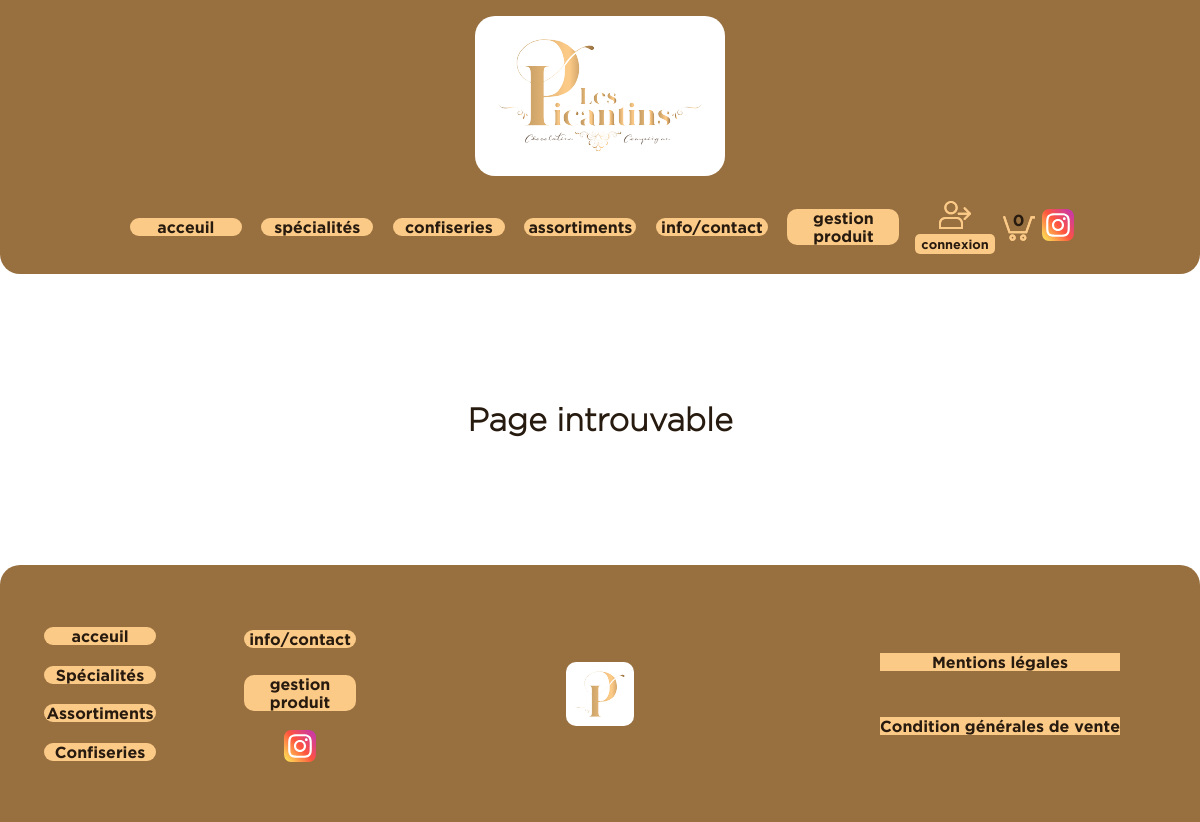
Page /php_projet-CDA/0.projet_les_picantins-code/accueil on the committed database.
### tables this page shows
CREATE TABLE Categorie(
	idCategorie SMALLINT(4) PRIMARY KEY AUTO_INCREMENT,
	nomCategorie VARCHAR(20) NOT NULL UNIQUE
);

### controllers/Router.php (called while the page is built, shortened)
<?php
require_once('views/View.php');
class Router
{
    public function routeReq()
    {
        try {
            $url = '';
            if (isset($_GET['url'])) {
                $url = explode('/', filter_var($_GET['url'], FILTER_SANITIZE_URL));
                $controller = ucfirst(strtolower($url[0]));
                $controllerClass = 'Controller' . $controller;
                $controllerFile = 'controllers/' . $controllerClass . '.php';
                if (file_exists($controllerFile)) {
                    require_once($controllerFile);
                    $this->_ctrl = new $controllerClass($url);
                } else {
                    throw new Exception('Page introuvable');
                }
            } else {
                require_once('controllers/ControllerAccueil.php');
                $this->_ctrl = new ControllerAccueil($url);
            }
        } catch (Exception $e) {
            $errorMsg = $e->getMessage();
            require_once('controllers/ControllerError.php');
            $this->_ctrl = new ControllerError($url, array('errorMsg' => $errorMsg));
        }
    }
}

### index.php (called while the page is built, shortened)
<?php
require_once("controllers/Router.php");
$router = new Router();
$router->routeReq();

### models/Categorie.php (called while the page is built, shortened)
<?php
class Categorie
{
    private $_nomCategorie;
    public function setNomCategorie($nomCategorie)
    {
        if (is_string($nomCategorie)) {
            $this->_nomCategorie = $nomCategorie;
        }
    }
    public function getNomCategorie()
    {
        return $this->_nomCategorie;
    }
}

### models/Models.php (called while the page is built, shortened)
<?php
abstract class Models
{
    private static $_bdd;
    private static function setBdd()
    {
        self::$_bdd = new PDO('mysql:host=localhost;dbname=lespicantins', 'root', '');
        self::$_bdd->setAttribute(PDO::ATTR_ERRMODE, PDO::ERRMODE_WARNING);
        self::$_bdd->setAttribute(PDO::ATTR_DEFAULT_FETCH_MODE, PDO::FETCH_ASSOC);
    }
    protected function getBdd()
    {
        return self::$_bdd;
    }
    protected function getAll($table, $obj, $nomId)
    {
        $var = [];
        if ($table == "formatproduit") {
            $req = $this->getBdd()->prepare('SELECT * FROM ' . $table . ' ORDER BY poids+0 ASC');
        }else{
            $req = $this->getBdd()->prepare('SELECT * FROM ' . $table . ' ORDER BY id' . $nomId . ' ASC');
        }
        $req->execute();
        while ($data = $req->fetch(PDO::FETCH_ASSOC)) {
            $var[] = new $obj($data);
        }
        return $var;
    }
}

### models/ModelsManager.php (called while the page is built, shortened)
<?php
class ModelsManager extends Models
{
    public function getModel($infoModel)
    {
        $infoModelMaj = ucfirst($infoModel);
        return $this->getAll($infoModel, $infoModelMaj, $infoModelMaj);
    }
}

### views/template.php (the view, shortened to what this page needs)
<!DOCTYPE html>
<html lang="en">
<head>
    <link rel="stylesheet" href="asset/css/styleCommon.css" type="text/css">
    <link rel="stylesheet" href="asset/css/style<?= $page;?>.css" type="text/css">
</head>
<body class="bodyCommon">
    <header class="header-desktop">
        <section class="header header-animation">
            <div>
                <a class="link-page" href="<?=URL?>">
                    <img class="logo-societe-header" src="asset/img/logo-lespicantins.svg" alt="logo societe" />
                </a>
            </div>
            <nav class="barre-nav gras">
                <ul class="nav-liste">
                    <li class="liste-link">
                        <a class="link-page" href="<?=URL?>">acceuil</a>
                    </li>
                    <?php foreach ($data['categorie'] as $categorie):?>
                        <li class="liste-link">
                            <a class="link-page" href="<?=URL?>store#<?= $categorie->getNomCategorie()?>"><?= $categorie->getNomCategorie()?></a>
                        </li>
                    <?php endforeach; ?>
                    <li class="liste-link">
                        <a class="link-page" href="<?=URL?>contact">info/contact</a>
                    </li>
                    <li class="liste-link">
                        <a class="link-page" href="<?=URL?>gestion_produits">gestion produit</a>
                    </li>
                    <?php if (empty($_SESSION['logged'])): ?>
                        <li class="liste-icone">
                            <a class="link-page" href="<?=URL?>login"><img class="icon" src="asset/icon/user.svg" alt="icône login"></a>
                            <p class="legende-icone">connexion</p>
                        </li>
                    <?php endif ?>
                    <li class="icon-panier-box">
                        <a class="link-page icon-panier js__nbArticlePanier" href=""></a>
                    </li>
                    <li class="liste-icone">
                        <a class="link-page" href="https://www.instagram.com/lespicantins/?hl=fr"><img class="icon" src="asset/icon/instagram.svg" alt="icône instagram"></a>
                    </li>
                </ul>
            </nav>
        </section>
    </header>
    <?= $content; ?>
        <footer class="footer">
            <section class="box-footer">
                <ul class="nav-footer">
                    <li class="liste-footer">
                        <a class="link-page" href="<?=URL?>">acceuil</a>
                    </li>
                    <li class="liste-footer">
                        <a class="link-page" href="">Spécialités</a>
                    </li>
                    <li class="liste-footer">
                        <a class="link-page" href="">Assortiments</a>
                    </li>
                    <li class="liste-footer">
                        <a class="link-page" href="">Confiseries</a>
                    </li>
                    <li class="liste-footer">
                        <a class="link-page" href="<?=URL?>contact">info/contact</a>
                    </li>
                    <li class="liste-footer">
                        <a class="link-page" href="<?=URL?>gestion_produits">gestion produit</a>
                    </li>
                    <li class="icon-footer">
                        <a class="link-page" href="https://www.instagram.com/lespicantins/?hl=fr"><img class="icon" src="asset/icon/instagram.svg" alt="icône instagram"></a>
                    </li>
                </ul>
            </section>
            <a class="link-page box-footer" href="<?=URL?>">
                <img class="logo-societe-footer" src="asset/img/logo-lespicantins-cour.svg" alt="logo societe" />
            </a>
            <section class="box-footer">
                <ul class="liste-info-footer">
                    <li class="info-footer">
                        <a class="link-page" href="">Mentions légales</a>
                    </li>
                    <li class="info-footer">
                        <a class="link-page" href="">Condition générales de vente</a>
                    </li>
                </ul>
            </section>
        </footer>
</body>
</html>

### asset/css/styleCommon.css (style rules this page uses)
* { margin: 0; padding: 0; }
.gras { font-family: "gothamBold"; }
.bodyCommon { padding-right: 0; margin-right: 0; width:100%; color: #271A0F; font-family: "gothamLight"; }
.icon { height: 2em; }
.nav-liste { display:flex; justify-content: space-around; align-items: center; flex-wrap: wrap; width: 100%; list-style-type: none; }
.liste-link { width:7em; margin:0.5em; text-align: center; background-color: #FCCA87; border-radius: 10px; }
.link-page { text-decoration:none; color: #271A0F; }
.liste-icone { display:flex; flex-direction: column; justify-content: center; align-items: center; text-align: center; margin: 0.25em; }
.legende-icone { padding:0.25em 0.5em; font-size: 0.8em; border: none; text-decoration:none; color: #271A0F; cursor: pointer; background-color: #FCCA87; border-radius:5px ; font-family: "gothamBold"; }
.icon-panier-box { height: 2em; width: 2em; background-image: url("../icon/panier.svg"); background-size: contain; }
.icon-panier { display:flex; justify-content: center; align-items: center; }
.header { align-items: center; width: 100%; background-color: #987040; border-radius:0 0 20px 20px ; }
.header-animation { display:flex; position: relative; flex-direction: column; justify-content: space-around; top: 0; z-index: 3; }
.logo-societe-header { margin: 1em; height: 10em; background-color: white; border-radius:20px; }
.barre-nav { margin-bottom: 1em; width: 80%; min-height: 3em; }
@media screen and (min-width:768px) { .header-desktop { visibility: visible; display: flex; } }
.footer { display: flex; flex-wrap: wrap; background-color: #987040; border-radius:20px 20px 0 0 ; font-family: "gothamBold"; }
.box-footer { flex: 1; display:flex; justify-content: center; align-items: center; flex-wrap: wrap; }
.nav-footer { display:flex; flex-direction: column; align-items: center; justify-content: space-around; flex-wrap: wrap; height: 60%; width: 100%; list-style-type: none; }
.liste-footer { margin: 2%; width:7em; text-align: center; background-color: #FCCA87; font-family: "gothamBold"; border-radius: 10px; }
.icon-footer { display:flex; justify-content: center; width:6em; }
.logo-societe-footer { padding: 2%; background-color: white; border-radius:10px; }
.liste-info-footer { display:flex; flex-direction: column; align-content: space-around; justify-content: space-around; height: 50%; }
.info-footer { width: 100%; text-align: center; background-color: #FCCA87; font-family: "gothamBold"; list-style-type: none; }
@media screen and (min-width:768px) { .footer { min-height: 12em; } }
@media screen and (min-width:768px) { .logo-societe-footer { height: 3em; } }
@media screen and (min-width:768px) { .liste-footer,.info-footer { font-size: 1em; } }

### rows in the picture
categorie: nomCategorie "spécialités"
categorie: nomCategorie "confiseries"
categorie: nomCategorie "assortiments"

### other values in the picture
$errorMsg "Page introuvable"
